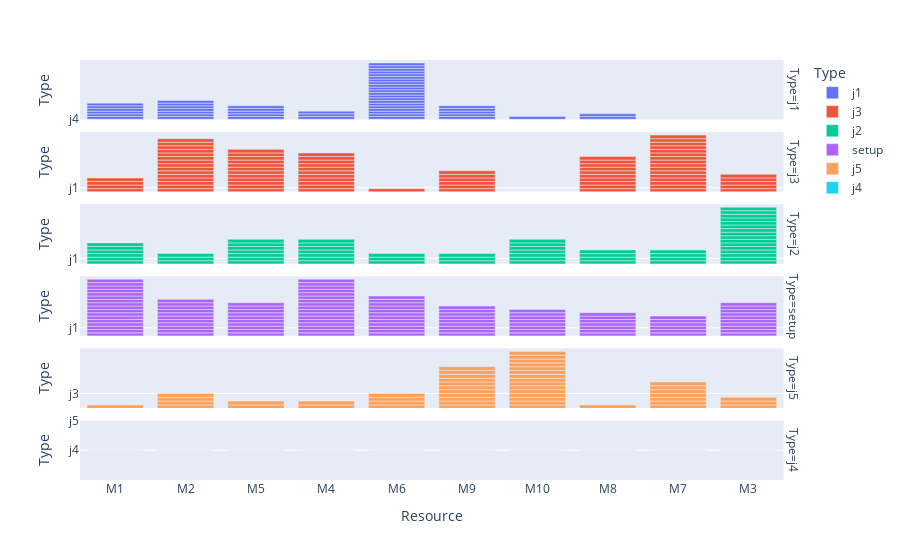
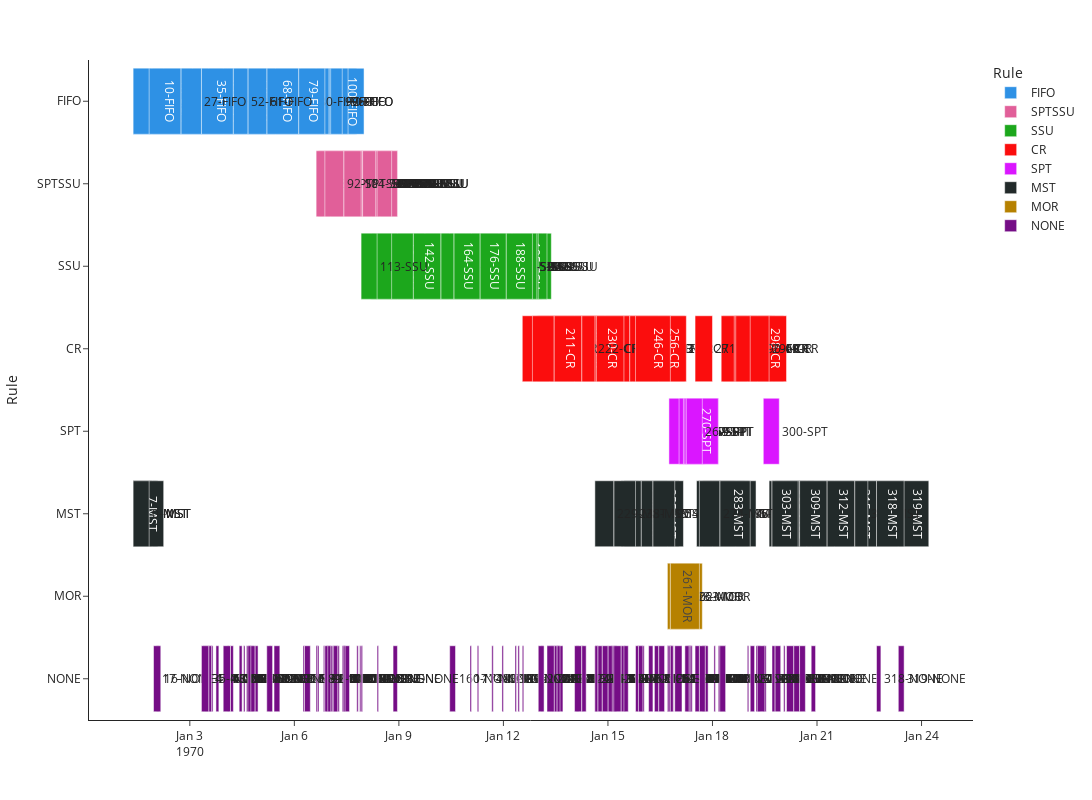
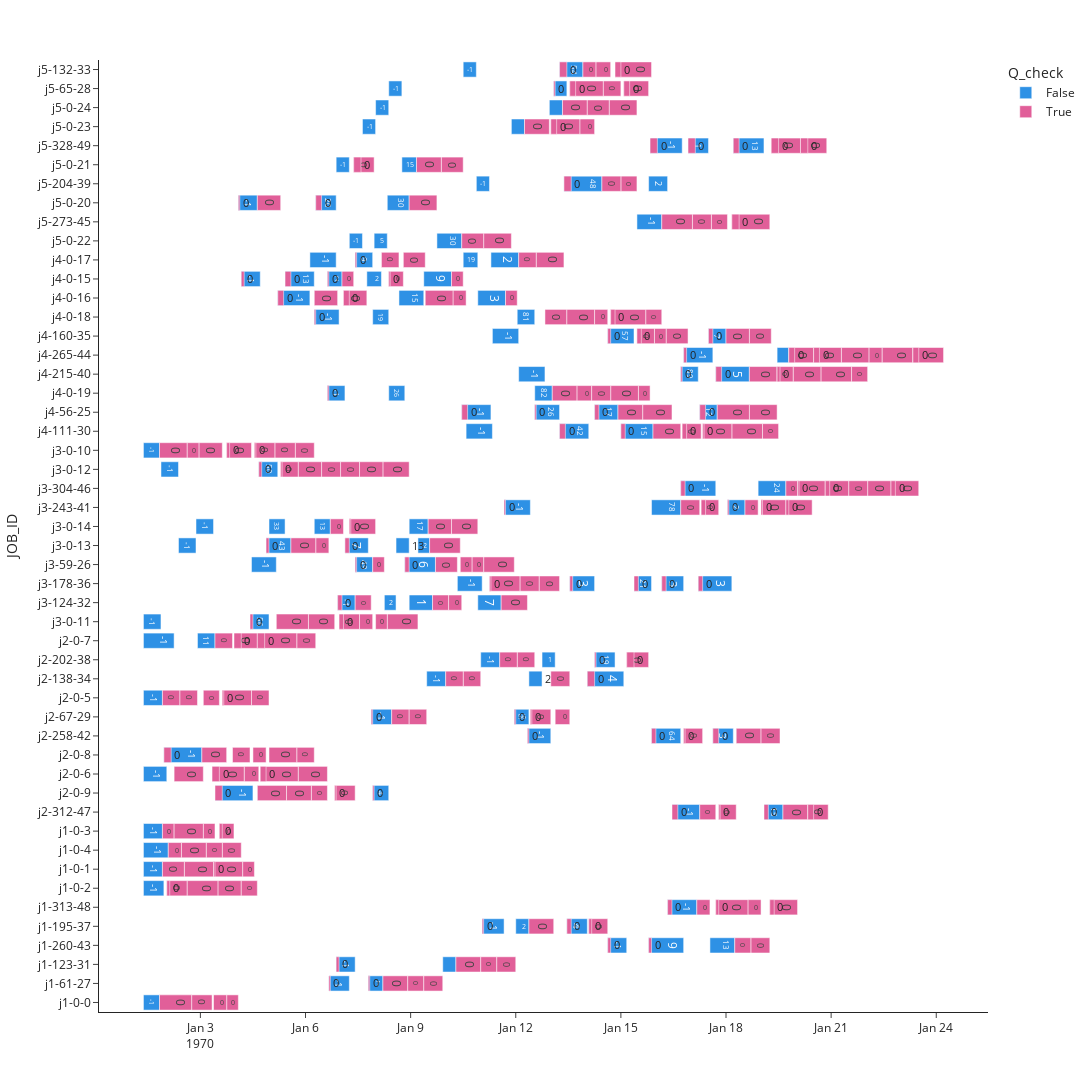

Notebook source saved alongside these figures, in order:
### Code cell
import torch
import torch.nn as nn
import torch.nn.functional as F
import torch.optim as optim

import gym
import collections
import random
from simulator_DFJSP import *

learning_rate = 0.0003 
gamma = 0.99
buffer_limit = 50000
batch_size = 32

class ReplayBuffer():        #buffer class
    def __init__(self):
        self.buffer = collections.deque(maxlen=buffer_limit);
    def put(self, transition):
        self.buffer.append(transition)
    def sample(self, n):
        mini_batch = random.sample(self.buffer, n)
        s_lst, a_lst, r_lst, s_prime_lst, done_mask_lst = [],[],[],[],[]
        
        for transition in mini_batch:
            s, a, r, s_prime, done_mask = transition
            s_lst.append(s)
            a_lst.append([a])
            r_lst.append([r])
            s_prime_lst.append(s_prime)
            done_mask_lst.append([done_mask])
            
        return torch.tensor(s_lst, dtype=torch. float),torch.tensor(a_lst), torch.tensor(r_lst), torch.tensor(s_prime_lst, dtype=torch. float), torch.tensor(done_mask_lst)
    
    def size(self):
        return len(self.buffer)

class Qnet(nn.Module):        #Qnet
    def __init__(self):
        super(Qnet, self).__init__()
        self.fc1 = nn.Linear(12,64)
        self.fc2 = nn.Linear(64,32)
        self.fc3 = nn.Linear(32,10)
    
    def forward(self, x):
        x = F.relu(self.fc1(x))
        x = F.relu(self.fc2(x))
        x = self.fc3(x)
        return x
    
    def sample_action(self, obs, epsilon):
        out = self.forward(obs)
        coin = random.random()
        if coin < epsilon:
            return random.randint(0, 9)
        else:
            return out.argmax().item()
        
    def select_action(self, obs, epsilon):
        out = self.forward(obs)
        return out.argmax().item(),out
        
def train(q, q_target, memory, optimizer):
    for i in range(10):
        s,a,r,s_prime,done_mask = memory.sample(batch_size)
        #q.number_of_time_list[a] += 1    
        q_out = q(s)
        q_a = q_out.gather(1,a)
        max_q_prime = q_target(s_prime).max (1)[0].unsqueeze(1)
        #print(max_q_prime.shape)
        target = r + gamma * max_q_prime * done_mask
        loss = F.smooth_l1_loss(q_a, target)
        optimizer.zero_grad()
        loss.backward()
        optimizer.step()
            
def main():
    env = FJSP_simulator('C:/Users/user/main_pro/duedate_DQN/data/FJSP_Sim_10_zero.csv','C:/Users/user/main_pro/duedate_DQN/data/FJSP_Set_10.csv',
                          "C:/Users/user/main_pro/duedate_DQN/data/FJSP_Q_time_10_0.4.csv","C:/Users/user/main_pro/duedate_DQN/data/FJSP_rd_time_10_10,60.csv",i)
    q = Qnet()
    q_target = Qnet()
    q_target.load_state_dict(q.state_dict())
    memory = ReplayBuffer()
    print_interval = 1
    q_load = 10
    score = 0.0
    optimizer = optim.Adam(q.parameters(), lr=learning_rate)
    r_list = []
    makespan_list = []
    q_over_list = []
    q_over_op = []
    
    for n_epi in range(2000):
        #여기는 sample_action 구간
        epsilon = max(0.01 , 0.08 - 0.02*(n_epi/200))
        s = env.reset()
        done = False
        score = 0.0
        while not done:
            a = q.sample_action(torch.from_numpy(s). float(), epsilon)
            s_prime, r, done = env.step(a)
            done_mask =0.0 if done else 1.0
            if done == False:
                memory.put((s,a,r,s_prime,done_mask))
                s = s_prime
                score += r
            if done:
                break
            
        #학습구간    
        if memory.size() > 1000:
            train(q, q_target, memory, optimizer)
        
        #결과 및 파라미터 저장    
        if n_epi % print_interval==0 and n_epi!=0:
            #q_target.load_state_dict(q.state_dict())
            params = q.state_dict()
            Flow_time, machine_util, util, makespan, Tardiness_time, Lateness_time, T_max,q_time_true,q_time_false,q_job_t, q_job_f, q_over_time = env.performance_measure()
            r_list.append(score/print_interval)
            makespan_list.append(makespan)
            q_over_list.append(q_over_time)
            q_over_op.append(q_time_true)
            print(q_time_true)
            print("--------------------------------------------------")
            print("flow time: {}, util : {:.3f}, makespan : {}".format(Flow_time, util, makespan))
            print("Tardiness: {}, Lateness : {}, T_max : {}".format(Tardiness_time, Lateness_time, T_max))
            print("q_true_op: {}, q_false_op : {}, q_true_job : {}, , q_false_job : {} , q_over_time : {}".format(q_time_true, q_time_false, q_job_t, q_job_f, q_over_time))
            print("n_episode: {}, score : {:.1f}, n_buffer : {}, eps : {:.1f}%".format(n_epi, score/print_interval,memory.size(),epsilon*100))
            #score=0.0
        
        #여기는 select_action 구간
        s = env.reset()
        done = False
        score = 0.0
        params = q.state_dict()
        torch.save(params, str(n_epi) + "nomorspt.pt" )
        while not done:
            a, a_list = q.select_action(torch.from_numpy(s). float(), epsilon)
            #print(a_list)
            #print(a)
            s_prime, r, done = env.step(a)
            #print(r)
            s = s_prime
            score += r
            if done:
                break
        Flow_time, machine_util, util, makespan, Tardiness_time, Lateness_time, T_max,q_time_true,q_time_false,q_job_t, q_job_f, q_over_time = env.performance_measure()
        r_list.append(score/print_interval)
        makespan_list.append(makespan)
        q_over_list.append(q_over_time)
        q_over_op.append(q_time_true)
        print("--------------------------------------------------")
        print("flow time: {}, util : {:.3f}, makespan : {}".format(Flow_time, util, makespan))
        print("Tardiness: {}, Lateness : {}, T_max : {}".format(Tardiness_time, Lateness_time, T_max))
        print("q_true_op: {}, q_false_op : {}, q_true_job : {}, , q_false_job : {} , q_over_time : {}".format(q_time_true, q_time_false, q_job_t, q_job_f, q_over_time))
        print("n_episode: {}, score : {:.1f}, n_buffer : {}, eps : {:.1f}%".format(n_epi, score/print_interval,memory.size(),epsilon*100))
        
        
        
        if n_epi % q_load ==0 and n_epi!=0:
            q_target.load_state_dict(q.state_dict())
    
    
    s = env.reset()
    done = False
    score = 0.0
    
    while not done:
        a, a_list = q.select_action(torch.from_numpy(s). float(), epsilon)
        #print(a_list)
        #print(a)
        s_prime, r, done = env.step(a)
        #print(r)
        s = s_prime
        score += r
        if done:
            break
    Flow_time, machine_util, util, makespan, Tardiness_time, Lateness_time, T_max,q_time_true,q_time_false,q_job_t, q_job_f,q_over_time = env.performance_measure()
    env.gannt_chart()
    return Flow_time, machine_util, util, makespan, score,r_list, makespan_list, q_over_list,q_over_op
for i in range(1):
    Flow_time, machine_util, util, makespan, score,r_list, makespan_list, q_over_list,q_over_op = main()
    print("FlowTime:" , Flow_time)
    print("machine_util:" , machine_util)
    print("util:" , util)
    print("makespan:" , makespan)
    print("Score" , score)
    
"""    
params = torch.load("nomorspt.pt")
q = Qnet()
q.load_state_dict(params)
q.eval()
env = FJSP_simulator('C:/Users/parkh/git_tlsgudcks/simulator/data/FJSP_SIM7_all.csv','C:/Users/parkh/FJSP_SETUP_SIM.csv',"C:/Users/parkh/git_tlsgudcks/simulator/data/FJSP_Fab.csv",1) 
s = env.reset()
done = False
score = 0.0
epsilon = max(0.01 , 0.08 - 0.02*(20/200))
while not done:
    a, a_list = q.select_action(torch.from_numpy(s). float(), epsilon)
    #print(a_list)
    #print(a)
    s_prime, r, done = env.step(a)
    #print(r)
    s = s_prime
    score += r
    if done:
        break
Flow_time, machine_util, util, makespan = env.performance_measure()
print("FlowTime:" , Flow_time)
print("machine_util:" , machine_util)
print("util:" , util)
print("makespan:" , makespan)
print("Score" , score)
"""
